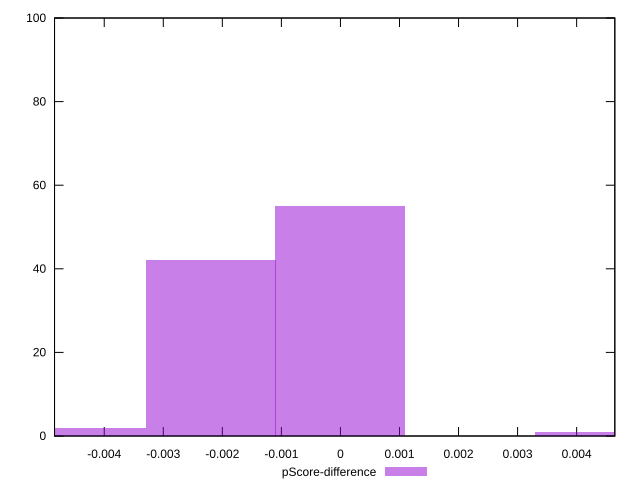

Source code (gnuplot):
reset

$pScoreDifference <<EOF
0 55
-0.00219939013391496 42
-0.00439878026782992 2
0.00439878026782992 1
EOF

set key outside below
set boxwidth 0.00219939013391496
set xrange [-0.004841642289080239:0.004646548985289045]
set yrange [0:100]
set trange [0:100]
set style fill transparent solid 0.5 noborder
set terminal svg size 640, 490 enhanced background rgb 'white'
set output "reports/report_00028_2021-02-24T12-49-42.674Z/cumulative-layout-shift/samples/card/pScore-difference/histogram.svg"

plot $pScoreDifference title "pScore-difference" with boxes

reset
